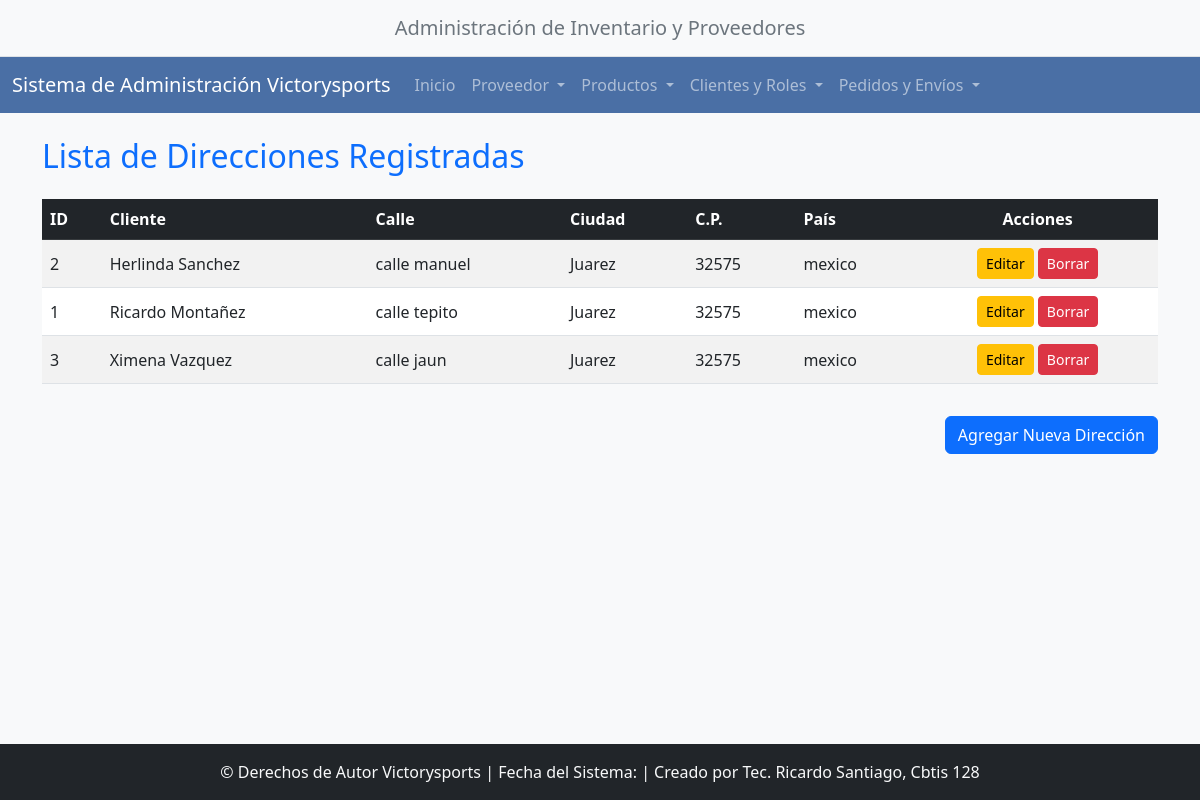
Screenshot of /direcciones/ with the database file from the repository.
### app_victorysports/models.py (models this page shows, shortened)
class Direccion(models.Model):
    cliente = models.ForeignKey(Cliente, on_delete=models.CASCADE)  # id_cliente
    calle = models.CharField(max_length=100)
    codigo_postal = models.CharField(max_length=10)
    ciudad = models.CharField(max_length=100)
    pais = models.CharField(max_length=100)
    class Meta:
        verbose_name = "Dirección"
        verbose_name_plural = "Direcciones"

class Cliente(models.Model):
    rol = models.ForeignKey(Rol, on_delete=models.SET_NULL, null=True)  # id_rol
    nombre_completo = models.CharField(max_length=255)
    email = models.EmailField(max_length=100, unique=True)
    password = models.CharField(max_length=255)
    fecha_registro = models.DateTimeField(auto_now_add=True)
    class Meta:
        verbose_name = "Cliente"
        verbose_name_plural = "Clientes"

### app_victorysports/views.py (the view)
# urls.py: path('direcciones/', views.ver_direccion, name='ver_direccion'),
def ver_direccion(request):
    direcciones = Direccion.objects.select_related('cliente').all().order_by('cliente__nombre_completo')
    context = {'direcciones': direcciones}
    return render(request, 'direccion/ver_direccion.html', context)

### app_victorysports/templates/direccion/ver_direccion.html (shortened to what this page needs)
{% extends "base.html" %}
{% block content %}
<h2 class="mb-4 text-primary">Lista de Direcciones Registradas</h2>
<div class="table-responsive">
    <table class="table table-striped table-hover align-middle">
        <thead class="table-dark">
            <tr>
                <th>ID</th>
                <th>Cliente</th>
                <th>Calle</th>
                <th>Ciudad</th>
                <th>C.P.</th>
                <th>País</th>
                <th class="text-center">Acciones</th>
            </tr>
        </thead>
        <tbody>
            {% for direccion in direcciones %}
            <tr>
                <td>{{ direccion.pk }}</td>
                <td>{{ direccion.cliente.nombre_completo }}</td>
                <td>{{ direccion.calle }}</td>
                <td>{{ direccion.ciudad }}</td>
                <td>{{ direccion.codigo_postal }}</td>
                <td>{{ direccion.pais }}</td>
                <td class="text-center">
                    <a href="{% url 'actualizar_direccion' pk=direccion.pk %}" class="btn btn-sm btn-warning" title="Editar">Editar</a>
                    <a href="{% url 'borrar_direccion' pk=direccion.pk %}" class="btn btn-sm btn-danger" title="Borrar">Borrar</a>
                </td>
            </tr>
            {% empty %}
            <tr>
                <td colspan="7" class="text-center">No hay direcciones registradas.</td>
            </tr>
            {% endfor %}
        </tbody>
    </table>
</div>
<div class="text-end mt-3">
    <a href="{% url 'agregar_direccion' %}" class="btn btn-primary">Agregar Nueva Dirección</a>
</div>
{% endblock content %}

### app_victorysports/templates/base.html (style rules this page uses)
body { background-color: #f8f9fa; }
html { position: relative; min-height: 100%; }
body { margin-bottom: 70px; }

### rows the page displays
Direccion: pk "2", cliente.nombre_completo "Herlinda Sanchez", calle "calle manuel", ciudad "Juarez", codigo_postal "32575", pais "mexico"
Direccion: pk "1", cliente.nombre_completo "Ricardo Montañez", calle "calle tepito", ciudad "Juarez", codigo_postal "32575", pais "mexico"
Direccion: pk "3", cliente.nombre_completo "Ximena Vazquez", calle "calle jaun", ciudad "Juarez", codigo_postal "32575", pais "mexico"
